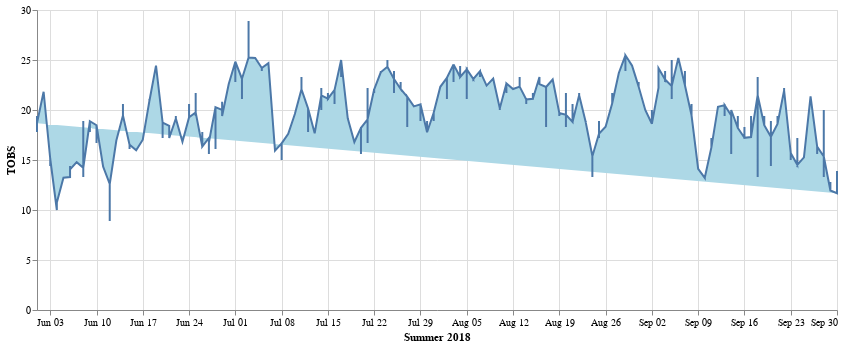

This figure's notebook cell:
### Code cell
# do a line plot in altair for the TOBS as a function of DATE
alt.Chart(weather_2018).mark_line(fill='lightblue').encode(
    x=alt.X('DATE:T', title='Summer 2018', axis=alt.Axis(format='%b %d', labelAngle=0)),
    y=alt.Y('TOBS:Q')
).properties(
    width=800,
    height=300
)

### Figure 1 — Vega-Lite specification as saved in the notebook (floating-point values rounded to 4 significant figures; data arrays with more than 128 entries replaced by an {"elided": "..."} marker saying what was removed)
{"config": {"view": {"continuousWidth": 300, "continuousHeight": 300}}, "data": {"name": "data-1a28681a5f553bdcea7055236e022702"}, "mark": {"type": "line", "fill": "lightblue"}, "encoding": {"x": {"axis": {"format": "%b %d", "labelAngle": 0}, "field": "DATE", "title": "Summer 2018", "type": "temporal"}, "y": {"field": "TOBS", "type": "quantitative"}}, "height": 300, "width": 800, "$schema": "https://vega.github.io/schema/vega-lite/v5.15.1.json", "datasets": {"data-1a28681a5f553bdcea7055236e022702": {"elided": "2339 records"}}}
